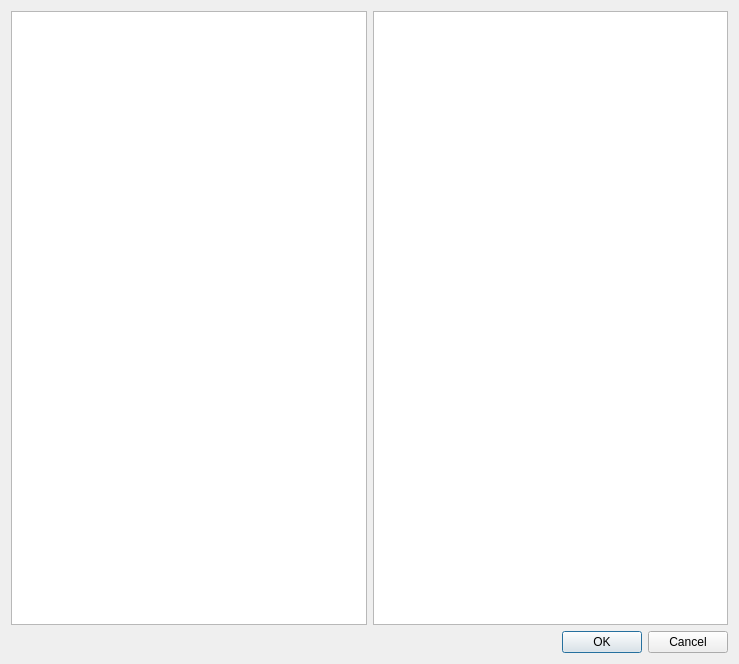
<?xml version="1.0" encoding="UTF-8"?>
<ui version="4.0">
 <class>NewBlock</class>
 <widget class="QWidget" name="NewBlock">
  <property name="geometry">
   <rect>
    <x>0</x>
    <y>0</y>
    <width>739</width>
    <height>664</height>
   </rect>
  </property>
  <property name="windowTitle">
   <string>NewBlock</string>
  </property>
  <layout class="QGridLayout" name="gridLayout">
   <item row="1" column="0" colspan="2">
    <widget class="QDialogButtonBox" name="buttonBox">
     <property name="standardButtons">
      <set>QDialogButtonBox::Cancel|QDialogButtonBox::Ok</set>
     </property>
    </widget>
   </item>
   <item row="0" column="1">
    <widget class="QTextBrowser" name="description"/>
   </item>
   <item row="0" column="0">
    <widget class="QListWidget" name="blocklist"/>
   </item>
  </layout>
 </widget>
 <resources/>
 <connections/>
</ui>
